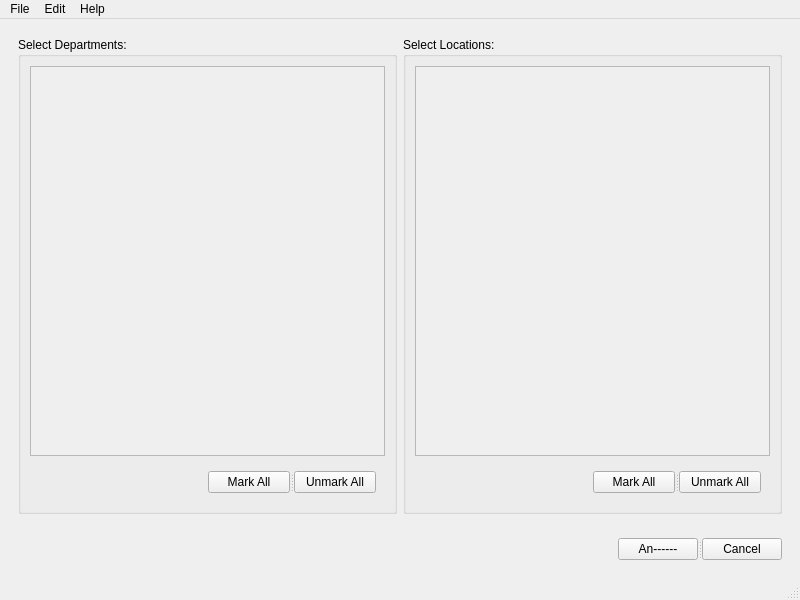
<?xml version="1.0" encoding="UTF-8"?>
<ui version="4.0">
 <class>MainWindow</class>
 <widget class="QMainWindow" name="MainWindow">
  <property name="geometry">
   <rect>
    <x>0</x>
    <y>0</y>
    <width>800</width>
    <height>600</height>
   </rect>
  </property>
  <property name="windowTitle">
   <string>MainWindow</string>
  </property>
  <widget class="QWidget" name="centralwidget">
   <layout class="QVBoxLayout" name="verticalLayout">
    <item>
     <widget class="QWidget" name="widget" native="true">
      <layout class="QGridLayout" name="gridLayout">
       <item row="0" column="0">
        <widget class="QGroupBox" name="dept_groupBox">
         <property name="title">
          <string>Select Departments:</string>
         </property>
         <layout class="QVBoxLayout" name="verticalLayout_2">
          <item>
           <widget class="QScrollArea" name="scrollArea_dep">
            <property name="widgetResizable">
             <bool>true</bool>
            </property>
            <widget class="QWidget" name="scrollAreaWidgetContents_dep">
             <property name="geometry">
              <rect>
               <x>0</x>
               <y>0</y>
               <width>358</width>
               <height>386</height>
              </rect>
             </property>
            </widget>
           </widget>
          </item>
          <item>
           <widget class="QWidget" name="dep_button" native="true">
            <layout class="QHBoxLayout" name="horizontalLayout">
             <item>
              <spacer name="Spacer_dep">
               <property name="orientation">
                <enum>Qt::Horizontal</enum>
               </property>
               <property name="sizeHint" stdset="0">
                <size>
                 <width>167</width>
                 <height>20</height>
                </size>
               </property>
              </spacer>
             </item>
             <item>
              <widget class="QSplitter" name="splitter_dep">
               <property name="orientation">
                <enum>Qt::Horizontal</enum>
               </property>
               <widget class="QPushButton" name="Mark_all_dep">
                <property name="text">
                 <string>Mark All</string>
                </property>
               </widget>
               <widget class="QPushButton" name="umark_dep">
                <property name="text">
                 <string>Unmark All</string>
                </property>
               </widget>
              </widget>
             </item>
            </layout>
           </widget>
          </item>
         </layout>
        </widget>
       </item>
       <item row="0" column="1">
        <widget class="QGroupBox" name="loc_groupBox">
         <property name="title">
          <string>Select Locations:</string>
         </property>
         <layout class="QVBoxLayout" name="verticalLayout_3">
          <item>
           <widget class="QScrollArea" name="scrollArea_loc">
            <property name="widgetResizable">
             <bool>true</bool>
            </property>
            <widget class="QWidget" name="scrollAreaWidgetContents_loc">
             <property name="geometry">
              <rect>
               <x>0</x>
               <y>0</y>
               <width>348</width>
               <height>386</height>
              </rect>
             </property>
            </widget>
           </widget>
          </item>
          <item>
           <widget class="QWidget" name="loc_button" native="true">
            <layout class="QHBoxLayout" name="horizontalLayout_3">
             <item>
              <spacer name="Spacer_loc">
               <property name="orientation">
                <enum>Qt::Horizontal</enum>
               </property>
               <property name="sizeHint" stdset="0">
                <size>
                 <width>159</width>
                 <height>20</height>
                </size>
               </property>
              </spacer>
             </item>
             <item>
              <widget class="QSplitter" name="splitter_loc">
               <property name="orientation">
                <enum>Qt::Horizontal</enum>
               </property>
               <widget class="QPushButton" name="umark_loc">
                <property name="text">
                 <string>Mark All</string>
                </property>
               </widget>
               <widget class="QPushButton" name="Mark_all_loc">
                <property name="text">
                 <string>Unmark All</string>
                </property>
               </widget>
              </widget>
             </item>
            </layout>
           </widget>
          </item>
         </layout>
        </widget>
       </item>
      </layout>
     </widget>
    </item>
    <item>
     <widget class="QWidget" name="bottom_button_wig" native="true">
      <layout class="QHBoxLayout" name="horizontalLayout_4">
       <item>
        <spacer name="Spacer_main">
         <property name="orientation">
          <enum>Qt::Horizontal</enum>
         </property>
         <property name="sizeHint" stdset="0">
          <size>
           <width>589</width>
           <height>20</height>
          </size>
         </property>
        </spacer>
       </item>
       <item>
        <widget class="QSplitter" name="splitter_main">
         <property name="sizePolicy">
          <sizepolicy hsizetype="Fixed" vsizetype="Preferred">
           <horstretch>0</horstretch>
           <verstretch>0</verstretch>
          </sizepolicy>
         </property>
         <property name="orientation">
          <enum>Qt::Horizontal</enum>
         </property>
         <widget class="QPushButton" name="Call">
          <property name="sizePolicy">
           <sizepolicy hsizetype="Fixed" vsizetype="Fixed">
            <horstretch>0</horstretch>
            <verstretch>0</verstretch>
           </sizepolicy>
          </property>
          <property name="text">
           <string>An------</string>
          </property>
         </widget>
         <widget class="QPushButton" name="Cancel">
          <property name="sizePolicy">
           <sizepolicy hsizetype="Fixed" vsizetype="Fixed">
            <horstretch>0</horstretch>
            <verstretch>0</verstretch>
           </sizepolicy>
          </property>
          <property name="text">
           <string>Cancel</string>
          </property>
         </widget>
        </widget>
       </item>
      </layout>
     </widget>
    </item>
   </layout>
  </widget>
  <widget class="QMenuBar" name="menubar">
   <property name="geometry">
    <rect>
     <x>0</x>
     <y>0</y>
     <width>800</width>
     <height>21</height>
    </rect>
   </property>
   <widget class="QMenu" name="menuFile">
    <property name="title">
     <string>File</string>
    </property>
    <addaction name="actionQuit"/>
   </widget>
   <widget class="QMenu" name="menuEdit">
    <property name="title">
     <string>Edit</string>
    </property>
    <widget class="QMenu" name="menuDepartment">
     <property name="title">
      <string>Department</string>
     </property>
     <addaction name="actionAdd_2"/>
     <addaction name="actionEdit"/>
     <addaction name="actionDelete_2"/>
    </widget>
    <widget class="QMenu" name="menuLocations">
     <property name="title">
      <string>Locations</string>
     </property>
     <addaction name="actionAdd_3"/>
     <addaction name="actionEdit_2"/>
     <addaction name="actionDelete_3"/>
    </widget>
    <addaction name="menuDepartment"/>
    <addaction name="menuLocations"/>
    <addaction name="separator"/>
    <addaction name="actionSettings_3"/>
   </widget>
   <widget class="QMenu" name="menuHelp">
    <property name="title">
     <string>Help</string>
    </property>
    <addaction name="actionAbout"/>
   </widget>
   <addaction name="menuFile"/>
   <addaction name="menuEdit"/>
   <addaction name="menuHelp"/>
  </widget>
  <widget class="QStatusBar" name="statusbar"/>
  <action name="actionQuit">
   <property name="text">
    <string>Quit</string>
   </property>
  </action>
  <action name="actionSettings">
   <property name="text">
    <string>Settings</string>
   </property>
  </action>
  <action name="actionAbout">
   <property name="text">
    <string>About ---</string>
   </property>
  </action>
  <action name="actionAdd">
   <property name="text">
    <string>Add</string>
   </property>
  </action>
  <action name="actionDelete">
   <property name="text">
    <string>delete</string>
   </property>
  </action>
  <action name="actionSettings_2">
   <property name="text">
    <string>Settings</string>
   </property>
  </action>
  <action name="actionDelete_2">
   <property name="text">
    <string>Delete</string>
   </property>
  </action>
  <action name="actionAdd_2">
   <property name="text">
    <string>Add</string>
   </property>
  </action>
  <action name="actionEdit">
   <property name="text">
    <string>Edit</string>
   </property>
  </action>
  <action name="actionAdd_3">
   <property name="text">
    <string>Add</string>
   </property>
  </action>
  <action name="actionEdit_2">
   <property name="text">
    <string>Edit</string>
   </property>
  </action>
  <action name="actionDelete_3">
   <property name="text">
    <string>Delete</string>
   </property>
  </action>
  <action name="actionSettings_3">
   <property name="text">
    <string>Settings</string>
   </property>
  </action>
 </widget>
 <resources/>
 <connections/>
</ui>
